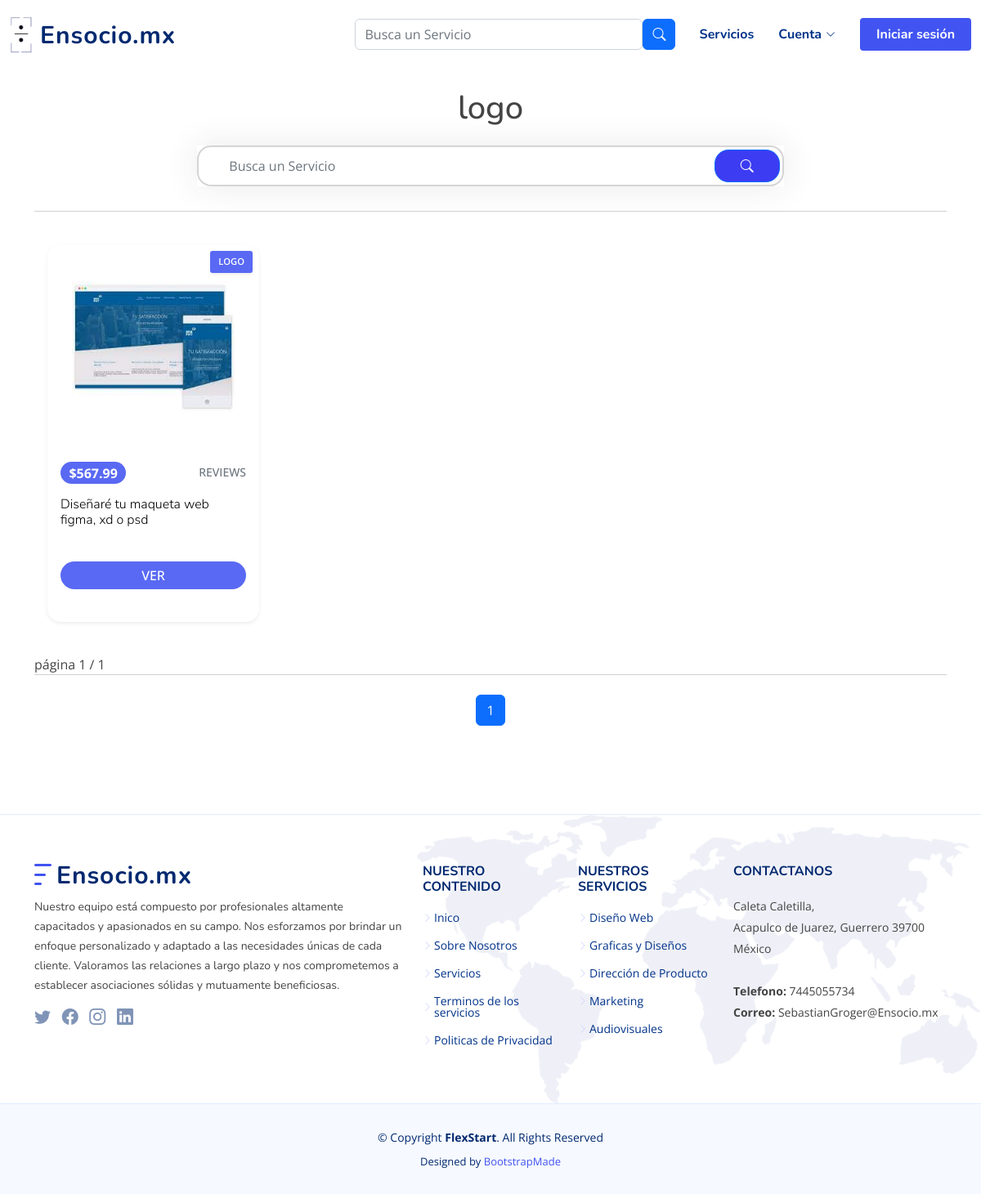
Screenshot of /category_list/5 with the database file from the repository.
### store/models.py (models this page shows, shortened)
class Category(models.Model):
    name = models.CharField(max_length=200, db_index=True)
    category_image = models.ImageField(upload_to='cIcons/', null=True)
    updated = models.DateTimeField(auto_now=True)
    created = models.DateTimeField(auto_now_add=True)
    class Meta:
        verbose_name_plural = 'categories'
    def __str__(self):
        return self.name

class Post(models.Model):
    category = models.ForeignKey(Category, related_name='product', on_delete=models.CASCADE, null=True)
    title = models.CharField(max_length=255)
    content = models.TextField(max_length=1599)
    detailed_description = RichTextField(null=True)
    STATUS_CHOICES = (
        ('1 día', '1 día'),
        ('2 días', '2 días'),
        ('3 días', '3 días'),
        ('4 días', '4 días'),
        ('5 días', '5 días'),
        ('6 días', '6 días'),
        ('1 semana', '1 semana'),
        ('2 semanas', '2 semanas'),
        ('3 semanas', '3 semanas'),
        ('1 mes', '1 mes'),
        ('2 meses', '2 meses'),
    )
    delivery_time = models.CharField(max_length=20, choices=STATUS_CHOICES, default='1 día')
    author = models.ForeignKey(User, on_delete=models.CASCADE)
    image = models.ImageField(upload_to='images/', default='images/default_p_img.jpg', null=True)
    image2 = models.ImageField(upload_to='images/', default='images/default_p_img.jpg', null=True)
    image3 = models.ImageField(upload_to='images/', default='images/default_p_img.jpg', null=True)
    price = models.IntegerField(default=0, null=True)
    is_active = models.BooleanField(default=True, null=True)
    created_at = models.DateTimeField(auto_now_add=True)
    updated = models.DateTimeField(auto_now=True, null=True)
    favorite = models.ManyToManyField(User, related_name='favorites', blank=True)
    likes = models.ManyToManyField(User, related_name='likes')
    dislikes = models.ManyToManyField(User, related_name='dislikes')
    class Meta:
        verbose_name_plural = 'Posts'
        ordering = ('-created_at',)
    def get_display_price(self):
        return "{0:.2f}".format(self.price / 100)

### store/views.py (the view)
# urls.py: path('category_list/<int:pk>', views.category_list, name='category_list'),
def category_list(request, pk):
    if request.method == 'POST':
        query = request.POST.get('search' )
        results = Post.objects.filter(title__icontains=query)
        categories = Category.objects.all()
        category = get_object_or_404(Category, pk=pk)
        posts_list = Post.objects.filter(category=category)
        paginator = Paginator(posts_list, 50)
        page_number = request.GET.get("page")
        posts = paginator.get_page(page_number)
        context = {
            'categories': categories,
            'category': category,
            'posts': posts,
            'results': results,
        }
        return render(request, 'service/category.html', context)
    else:
        categories = Category.objects.all()
        category = get_object_or_404(Category, pk=pk)
        posts_list = Post.objects.filter(category=category)
        paginator = Paginator(posts_list, 50)
        page_number = request.GET.get("page")
        posts = paginator.get_page(page_number)
        context = {
            'categories': categories,
            'category': category,
            'posts': posts,
        }
        return render(request, 'service/category.html', context)

### templates/service/category.html (shortened to what this page needs)
{% extends '../base.html' %}
{% load static %}
{% block content %}
<br><br>
<section class="container-fluid d-flex align-items-center justify-content-between">
    <div class="container">
        <center>
            <h1>{{ category }}</h1>
        </center>
        <div style="padding: 14px;" class="container">
            <div class="row height d-flex justify-content-center align-items-center">
                <div class="col-md-8">
                    <div class="search">
                        <form action="{% url 'search' %}" method="GET">
                            <input name="search" type="text" class="form-control" placeholder="Busca un Servicio">
                            <button value="submit" class="btn btn-primary"><i class="bi bi-search"></i></button>
                        </form>
                    </div>
                </div>
            </div>
        </div>
        <div class="tab-pane fade show active" id="nav-home" role="tabpanel" aria-labelledby="nav-home-tab">
            <hr>
            <div class="container-fluid bg-trasparent my-4 p-3" style="position: relative">
                {% if posts %}
                <div class="row row-cols-1 row-cols-xs-2 row-cols-sm-2 row-cols-lg-4 g-3">
                    {% for post in posts %}
                    <div class="col hp">
                        <div class="card h-100 shadow-sm">
                            <a href="{% url 'post_detail' post.pk %}">
                                <img src="{{ post.image.url }}" class="card-img-top" alt="product.title" />
                            </a>
                            <div style="background-color: #5969f3;" class="label-top shadow-sm">
                                <a class="text-white" href="{% url 'category_list' post.category.pk %}">{{ post.category }}</a>
                            </div>
                            <div class="card-body">
                                <div class="clearfix mb-3">
                                    <span class="float-start badge rounded-pill bg-success">${{ post.get_display_price }}</span>
                                    <span class="float-end"><a href="#" class="small text-muted text-uppercase aff-link">reviews</a></span>
                                </div>
                                <h5 class="card-title">
                                    <a href="{% url 'post_detail' post.pk %}">{{ post.title|slice:"67" }}</a>
                                </h5>
                                <div class="d-grid gap-2 my-4">
                                    <a style="color: white;"  href="{% url 'post_detail' post.pk %}" class="btn btn-warning bold-btn">Ver</a>
                                </div>
                            </div>
                        </div>
                    </div>
                    {% endfor %}
                </div>
                {% endif %}
            </div>
            página {{ posts.number }} / {{ posts.paginator.num_pages }}
            <nav aria-label="Pagination">
                <hr class="my-0" />
                <ul class="pagination justify-content-center my-4">
                    {% for num_page in posts.paginator.page_range %}
                        {% if posts.number == num_page %}
                            <li class="page-item active"><a class="page-link" href="?page={{ num_page }}">{{ num_page }}</a></li>
                        {% else %}
                            <li class="page-item"><a class="page-link" href="?page={{ num_page }}">{{ num_page }}</a></li>
                        {% endif %}
                    {% endfor %}
                </ul>
                <br>
            </nav>
        </div>
    </div>
</section>
{% endblock %}

### static/assets/css/style.css (style rules this page uses)
:root { scroll-behavior: smooth; }
body { font-family: "Open Sans", sans-serif; color: #444444; }
a { color: #4154f1; text-decoration: none; }
h1, h2, h3, h4, h5, h6 { font-family: "Nunito", sans-serif; }
section { padding: 60px 0; overflow: hidden; }

### templates/service/category.html (style rules this page uses)
.search { position: relative; box-shadow: 0 0 40px rgba(51, 51, 51, .1); }
.search input { height: 50px; text-indent: 25px; border: 2px solid #d6d4d4; border-radius: 17px; }
.search button { position: absolute; top: 5px; right: 5px; height: 40px; width: 80px; background: rgb(60, 60, 242); border-radius: 17px; }
:root { --font1: 'Heebo', sans-serif; --font2: 'Fira Sans Extra Condensed', sans-serif; --font3: 'Roboto', sans-serif; --btnbg: #5969f3; --btnfontcolor: rgb(255, 255, 255); --btnfontcolorhover: rgb(255, 255, 255); --btnbghover: #4d5ace; --btnactivefs: #4d5ace; --label-index: #960796; --danger-index: #5bc257; --link-color: #000; --link-color-hover: #fff; --bg-content-color: #5969f3; }
.container-fluid { max-width: 1400px; }
.card { background: #fff; box-shadow: 0 6px 10px rgba(0, 0, 0, .08), 0 0 6px rgba(0, 0, 0, .05); transition: .3s transform cubic-bezier(.155, 1.105, .295, 1.12), .3s box-shadow, .3s -webkit-transform cubic-bezier(.155, 1.105, .295, 1.12); border: 0; border-radius: 1rem; }
.card-img, .card-img-top { border-top-left-radius: calc(1rem - 1px); border-top-right-radius: calc(1rem - 1px); }
.card h5 { overflow: hidden; height: 55px; font-weight: 300; font-size: 1rem; }
.card h5 a { color: black; text-decoration: none; }
.card-img-top { width: 100%; min-height: 250px; max-height: 250px; object-fit: contain; padding: 30px; }
.label-top { position: absolute; background-color: var(--label-index); color: #fff; top: 8px; right: 8px; padding: 5px 10px 5px 10px; font-size: .7rem; font-weight: 600; border-radius: 3px; text-transform: uppercase; }
.aff-link { font-weight: 500; }
.bold-btn { font-size: 1rem; font-weight: 500; text-transform: uppercase; padding: 5px 50px 5px 50px; }
.btn-warning { background: var(--btnbg); color: var(--btnfontcolor); fill: #ffffff; border: none; text-decoration: none; outline: 0; border-radius: 100px; }
.bg-success { font-size: 1rem; background-color: var(--btnbg) !important; color: var(--btnfontcolor) !important; }

### rows the page displays
Category: name "logo"
Post: image (picture), category "LOGO", get_display_price "567.99", title "Diseñaré tu maqueta web figma, xd o psd"

### other values shown
{{ posts.number }} "1"
{{ posts.paginator.num_pages }} "1"
{{ num_page }} "1"
